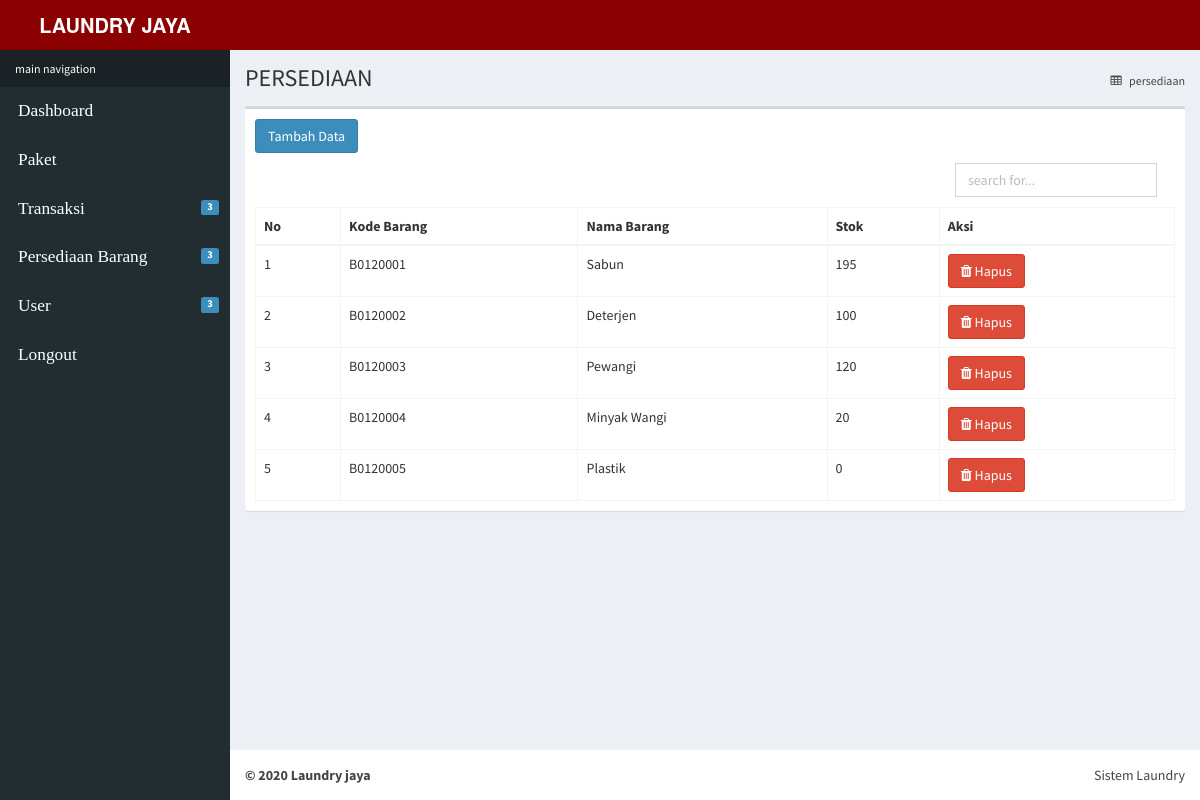
The app's page /index.php?p=barang (signed in) with its own data.
### tables this page shows
CREATE TABLE `barang` (
  `kode_barang` varchar(255) NOT NULL,
  `nama_barang` varchar(225) NOT NULL,
  `stok` int(225) NOT NULL
);

### barang/barang_index.php (the view, shortened to what this page needs)
<section class="content-header">
  <h1>
    PERSEDIAAN
  </h1>
  <ol class="breadcrumb">
    <li><a href="#"><i class="fa fa-table"></i> persediaan</a></li>
  </ol>
</section>
<section class="content">
  <div class="row">
    <div class="col-xs-12">
      <div class="box">
        <div class="box-header">
          <a href="?p=input_barang">
          <button type="button" class="btn btn-primary">Tambah Data</button>
        </a>
        </div>
        <div class="box-body">
        <div class="col-md-12 col-sm-12">
            <div style="float: right; width: 50%; padding: 10px; margin-top: -20px; margin-right: -230px;">
              <form action="" method="post" class="d-none d-md-inline-block form-inline ml-auto mr-0 mr-md my-1 my-md-0">
                <div class="input-group">
                  <input type="text" class="form-control" name="cari" autofocus placeholder="search for..." aria-label="search" aria-describedby="basic-addon2" autocomplete="off"  id="keyword">
               </div>
             </form>
          </div>
          </div>
          <table id="example2" class="table table-bordered table-hover">
            <thead>
              <tr>
                <th>No</th>
                <th>Kode Barang</th>
                <th>Nama Barang</th>
                <th>Stok</th>
                <th>Aksi</th>
              </tr>
            </thead>
            <tbody>
              <tr>
               <?php
               include "koneksi.php";
               $cari ="";
               $query = "SELECT *FROM barang where nama_barang like '%".$cari."%'";
               $no = 1;
               $sql = mysqli_query($connect, $query);
                 while($data = mysqli_fetch_array($sql)){
                ?>
                  <tr>
                  <td><?php echo $no++;?></td>
                  <td><?php echo $data['kode_barang'];?></td>
                  <td><?php echo $data['nama_barang'];?></td>
                  <td><?php echo $data['stok'];?></td>
                  <td>
                  <a href="index.php?p=hapus_barang&kode_barang=<?php echo $data["kode_barang"]; ?>" onclick=" return confirm('Anda Yakin Menghapus Data Ini');" class="btn btn-danger"><i class="fa fa-trash"></i> Hapus</a></td>
                  </tr>
              <?php
            }
            ?>
              </tbody>
          </table>
        </div>
      </div>
        </div>
      </div>
    </div>
  </div>

### records on screen
barang: kode_barang "B0120001", nama_barang "Sabun", stok "195"
barang: kode_barang "B0120002", nama_barang "Deterjen", stok "100"
barang: kode_barang "B0120003", nama_barang "Pewangi", stok "120"
barang: kode_barang "B0120004", nama_barang "Minyak Wangi", stok "20"
barang: kode_barang "B0120005", nama_barang "Plastik", stok "0"
